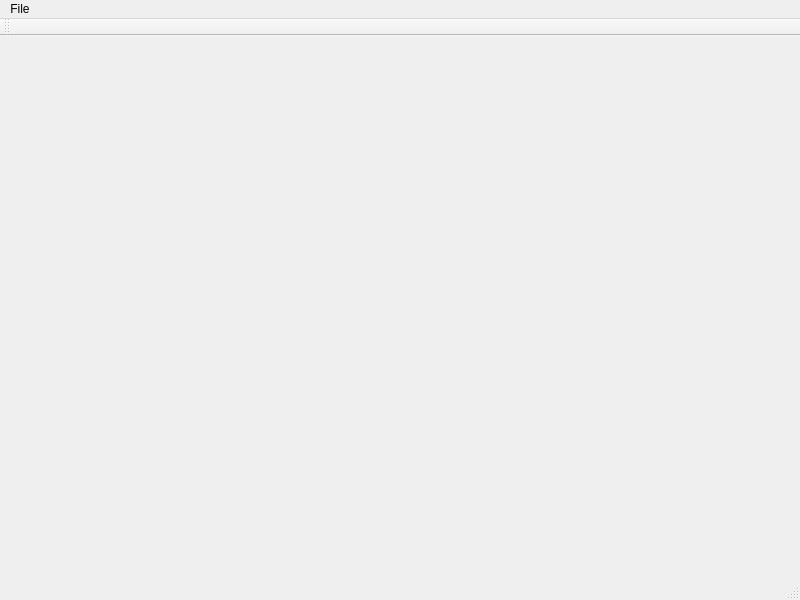
<?xml version="1.0" encoding="UTF-8"?>
<ui version="4.0">
 <class>VisualisationViewWidget</class>
 <widget class="QMainWindow" name="VisualisationViewWidget">
  <property name="geometry">
   <rect>
    <x>0</x>
    <y>0</y>
    <width>800</width>
    <height>600</height>
   </rect>
  </property>
  <property name="windowTitle">
   <string>MainWindow</string>
  </property>
  <widget class="QWidget" name="centralwidget">
   <layout class="QGridLayout" name="gridLayout_2">
    <item row="0" column="0">
     <layout class="QGridLayout" name="gridLayout"/>
    </item>
   </layout>
  </widget>
  <widget class="QMenuBar" name="menubar">
   <property name="geometry">
    <rect>
     <x>0</x>
     <y>0</y>
     <width>800</width>
     <height>22</height>
    </rect>
   </property>
   <widget class="QMenu" name="menuFile">
    <property name="title">
     <string>File</string>
    </property>
    <addaction name="actionSave"/>
    <addaction name="actionSave_As"/>
   </widget>
   <addaction name="menuFile"/>
  </widget>
  <widget class="QStatusBar" name="statusbar"/>
  <widget class="QToolBar" name="toolBar">
   <property name="windowTitle">
    <string>toolBar</string>
   </property>
   <attribute name="toolBarArea">
    <enum>TopToolBarArea</enum>
   </attribute>
   <attribute name="toolBarBreak">
    <bool>false</bool>
   </attribute>
  </widget>
  <action name="actionSave">
   <property name="text">
    <string>Save</string>
   </property>
  </action>
  <action name="actionSave_As">
   <property name="text">
    <string>Save As</string>
   </property>
  </action>
 </widget>
 <resources/>
 <connections/>
</ui>
